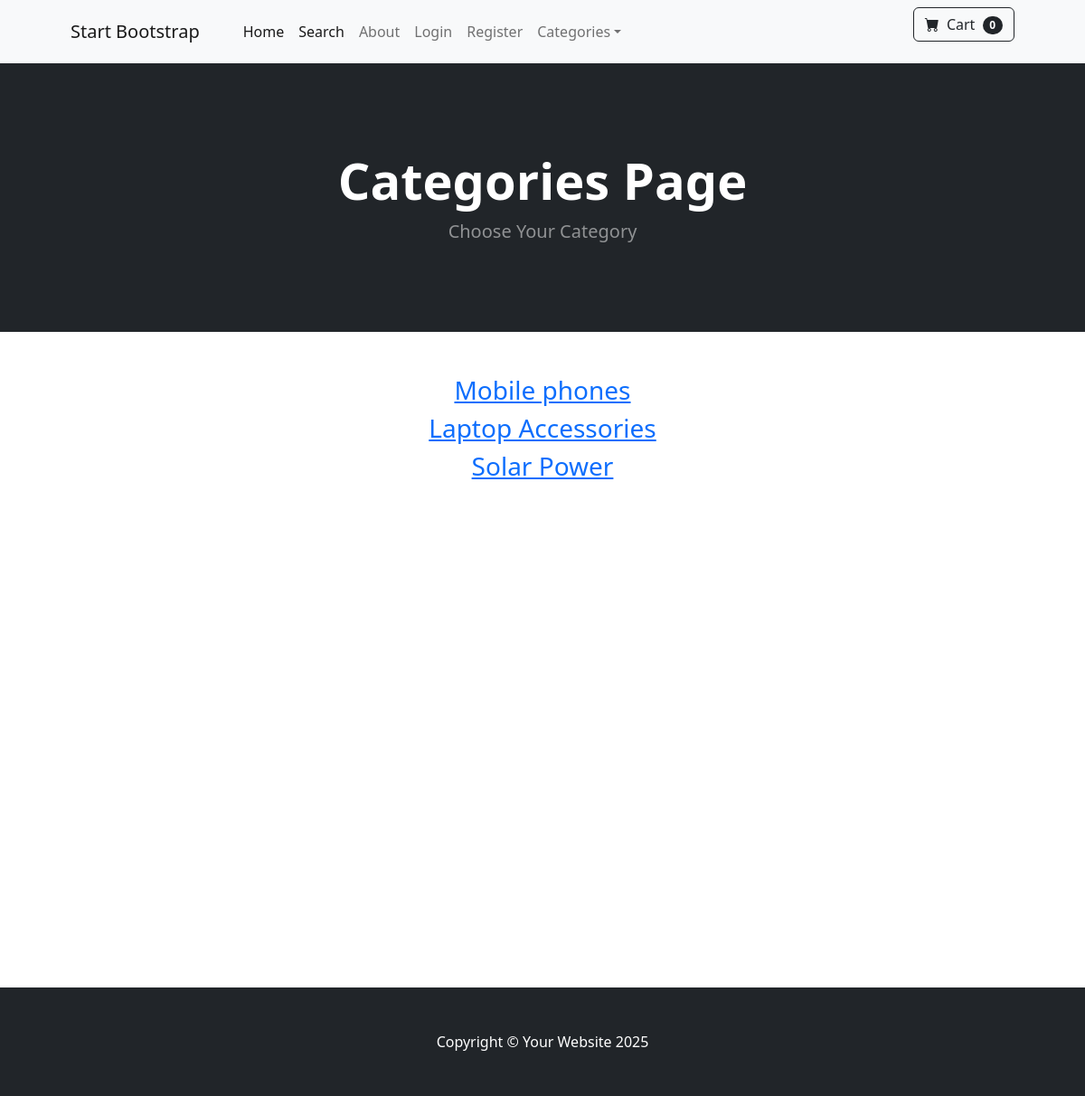
The app's page /category_summary/ with its own data.
### store/models.py (models this page shows)
class Category(models.Model):
    name = models.CharField(max_length=50)
    def __str__(self):
        return self.name

### store/views.py (the view)
# urls.py: path('category_summary/', views.category_summary, name='category_summary'),
def category_summary(request):
    categories = Category.objects.all()
    return render(request, 'store/category_summary.html', {"categories":categories})

### cart/cart.py (called while the page is built)
    def __len__(self):
        return len(self.cart)

### cart/context_processors.py (called while the page is built)
def cart(request):
    return {'cart': Cart(request)}

### store/templates/store/category_summary.html
{% extends 'store/base.html' %}
{% block content %}
<header class="bg-dark py-5">
    <div class="container px-4 px-lg-5 my-5">
        <div class="text-center text-white">
            <h1 class="display-4 fw-bolder">Categories Page</h1>
            <p class="lead fw-normal text-white-50 mb-0">Choose Your Category</p>
        </div>
    </div>
</header>
<div class="container">
    <div class="row">
        <center>
            <div class="col-8">
                <br/><br/>
                {% for category in categories %}
                <h3><a href="{% url 'category' category %}" >{{ category }}</a></h3>
                {% endfor %}
            </div>
        </center>
    </div>
</div>
<br/><br/><br/><br/><br/><br/><br/><br/><br/><br/><br/><br/><br/><br/><br/><br/><br/><br/><br/><br/><br/><br/><br/>
{% endblock %}

### records on screen
Category: name "Mobile phones"
Category: name "Laptop Accessories"
Category: name "Solar Power"

### other values on screen
{{ cart|length }} "0"
